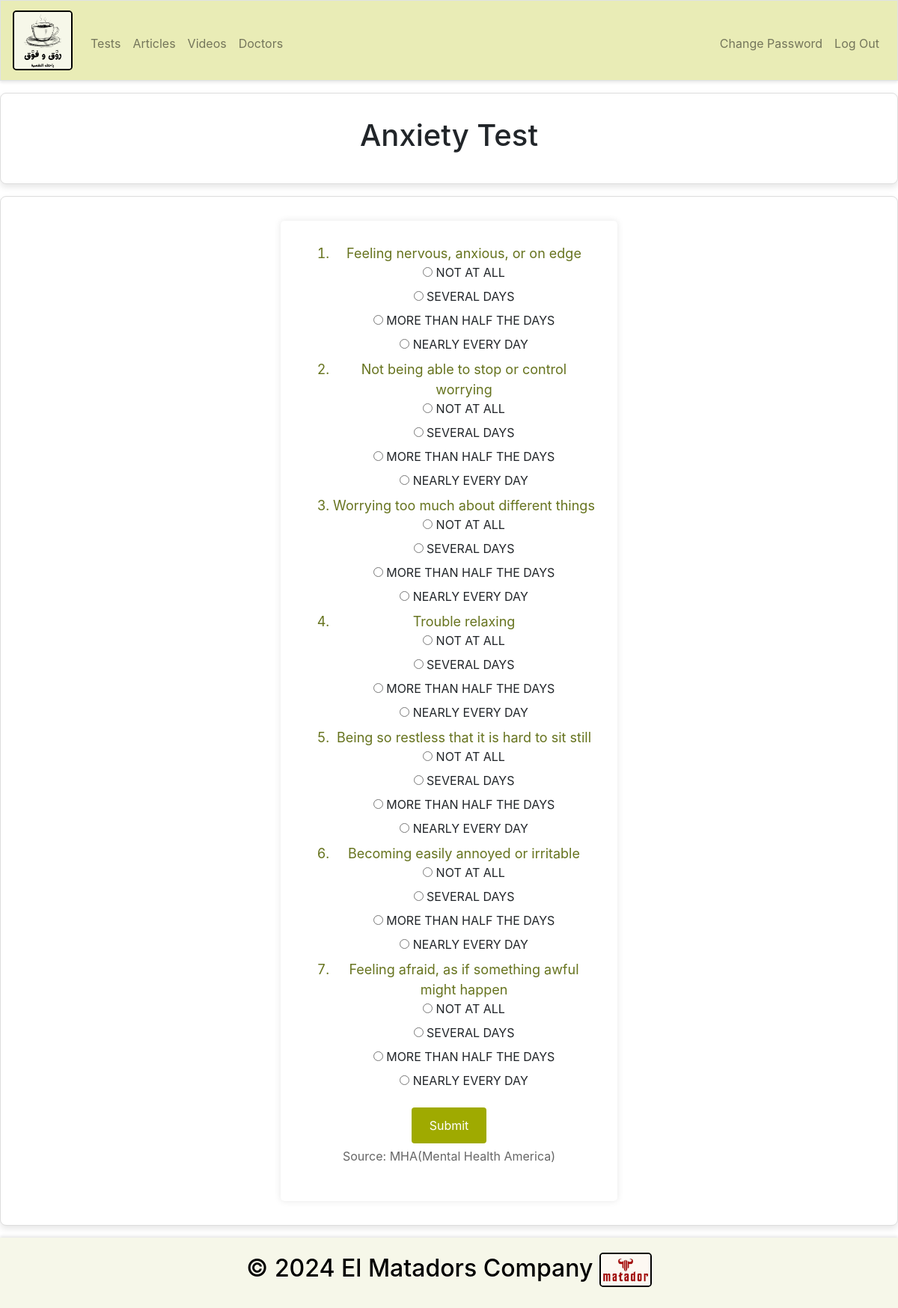
The page /tests (signed in) on the database its author committed.
### tables this page shows
CREATE TABLE questions (id INTEGER, question TEXT NOT NULL, test_no INTEGER NOT NULL, PRIMARY KEY(id));

### app.py (the view)
@app.route("/tests", methods=["POST", "GET"])
@login_required
def tests():
    if request.method == "POST":
        questions = db.execute("SELECT * FROM questions")
        result = 0
        user_id = session["user_id"]
        for i in questions:
            result += int(request.form.get(str(i["id"])))
        if result == 0 and result <= 4:
            db.execute("UPDATE users SET status= ? Where id = ?", "Minimal Anxiety", user_id)
        elif result >= 5 and result <= 9:
            db.execute("UPDATE users SET status= ? Where id = ?", "Mild Anxiety", user_id)
        elif result >= 10 and result <= 14:
           db.execute("UPDATE users SET status= ? Where id = ?", "Moderate Anxiety", user_id)
        elif result >= 15 and result <= 21:
            db.execute("UPDATE users SET status= ? Where id = ?", "Severe Anxiety (we recommend a doctor)", user_id)
        return redirect("/")
    else:
        all_questions = db.execute("SELECT * FROM questions")
        return render_template("tests.html", all_questions=all_questions)

### app.py (called while the page is built)
@app.after_request
def after_request(response):
    response.headers["Cache-Control"] = "no-cache, no-store, must-revalidate"
    response.headers["Expires"] = 0
    response.headers["Pragma"] = "no-cache"
    return response

### helpers.py (called while the page is built)
def login_required(f):
    @wraps(f)
    def decorated_function(*args, **kwargs):
        if session.get("user_id") is None:
            return redirect("/login")
        return f(*args, **kwargs)
    return decorated_function

### templates/tests.html (shortened to what this page needs)
{% extends "layout.html" %}
{% block main %}
<section>
    <h1>Anxiety Test</h1>
</section>
<section>
    <div style="display: flex; justify-content: center; align-items: left;">
        <form action="/tests" method="post">
                <div class="form-group" style="align-items: left;">
                    <ol>
                        {% for i in all_questions %}
                            <li style="font-size: large;color: #66731e; ">{{i["question"]}}</li>
                            <input type="radio" id="0{{i['id']}}" name="{{i['id']}}" value="0" required>
                            <label for="0{{i['id']}}">NOT AT ALL</label><br>
                            <input type="radio" id="1{{i['id']}}" name="{{i['id']}}" value="1" required>
                            <label for="1{{i['id']}}">SEVERAL DAYS</label><br>
                            <input type="radio" id="2{{i['id']}}" name="{{i['id']}}" value="2" required>
                            <label for="2{{i['id']}}">MORE THAN HALF THE DAYS</label><br>
                            <input type="radio" id="3{{i['id']}}" name="{{i['id']}}" value="3" required>
                            <label for="3{{i['id']}}">NEARLY EVERY DAY</label><br>
                        {% endfor %}
                    </ol>
                </div>
            <button class="btn btn-primary" type="submit">Submit</button>
            <p style="margin-top: 5px">Source: MHA(Mental Health America)</p>
        </form>
    </div>
</section>
{% endblock %}

### static/styles.css (style rules this page uses)
body { height: 100vh; }
button[type="submit"] { background-color: #9faa00; color: white; padding: 0.75em 1.5em; border: none; border-radius: 4px; cursor: pointer; font-size: 1em; }
section { margin: 1em 0; padding: 2em; background-color: #ffffff; border: 1px solid #ddd; border-radius: 8px; box-shadow: 0 4px 8px rgba(0, 0, 0, 0.1); }
section p { line-height: 1.6; color: #666; }
form { background-color: white; padding: 30px; border-radius: 5px; box-shadow: 0 0 10px rgba(0, 0, 0, 0.1); width: 450px; }
.form-group { margin-bottom: 20px; }

### rows shown on the page
questions: question "Feeling nervous, anxious, or on edge"
questions: question "Not being able to stop or control worrying"
questions: question "Worrying too much about different things"
questions: question "Trouble relaxing"
questions: question "Being so restless that it is hard to sit still"
questions: question "Becoming easily annoyed or irritable"
questions: question "Feeling afraid, as if something awful might happen"
